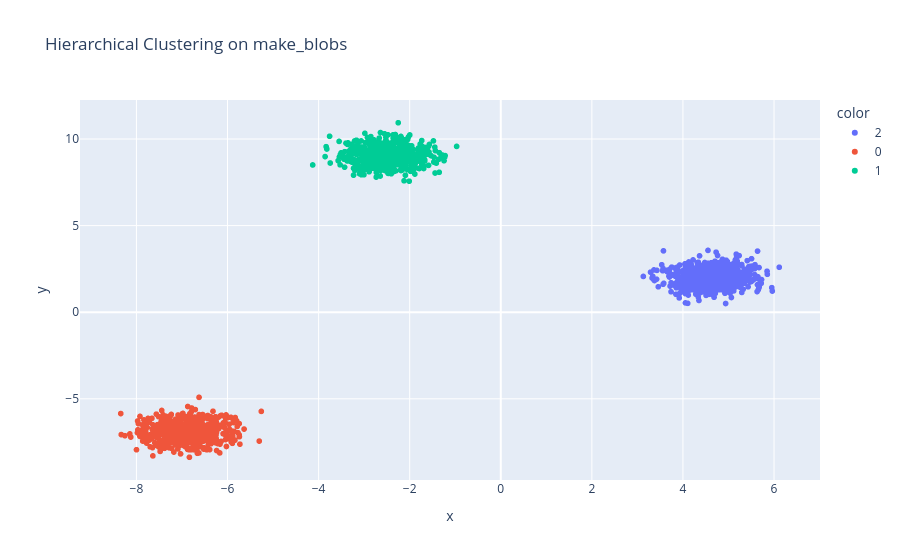

The notebook cell saved with this chart:
### Code cell
hierarchical = AgglomerativeClustering(n_clusters=3, linkage='ward')
labels_hier = hierarchical.fit_predict(X_blobs)
fig = px.scatter(x=X_blobs[:,0], y=X_blobs[:,1], color=labels_hier.astype(str), title="Hierarchical Clustering on make_blobs")
fig.show()

### Figure 1 — Plotly figure (JSON) as saved in the notebook; plotly's stock layout.template omitted (floating-point values rounded to 4 significant figures; data arrays with more than 128 entries replaced by an {"elided": "..."} marker saying what was removed)
{"data": [{"hovertemplate": "color=2<br>x=%{x}<br>y=%{y}<extra></extra>", "legendgroup": "2", "marker": {"color": "#636efa", "symbol": "circle"}, "mode": "markers", "name": "2", "showlegend": true, "type": "scattergl", "x": {"elided": "667 float values"}, "xaxis": "x", "y": {"elided": "667 float values"}, "yaxis": "y"}, {"hovertemplate": "color=0<br>x=%{x}<br>y=%{y}<extra></extra>", "legendgroup": "0", "marker": {"color": "#EF553B", "symbol": "circle"}, "mode": "markers", "name": "0", "showlegend": true, "type": "scattergl", "x": {"elided": "666 float values"}, "xaxis": "x", "y": {"elided": "666 float values"}, "yaxis": "y"}, {"hovertemplate": "color=1<br>x=%{x}<br>y=%{y}<extra></extra>", "legendgroup": "1", "marker": {"color": "#00cc96", "symbol": "circle"}, "mode": "markers", "name": "1", "showlegend": true, "type": "scattergl", "x": {"elided": "667 float values"}, "xaxis": "x", "y": {"elided": "667 float values"}, "yaxis": "y"}], "layout": {"legend": {"title": {"text": "color"}, "tracegroupgap": 0}, "title": {"text": "Hierarchical Clustering on make_blobs"}, "xaxis": {"anchor": "y", "domain": [0, 1], "title": {"text": "x"}}, "yaxis": {"anchor": "x", "domain": [0, 1], "title": {"text": "y"}}}}
